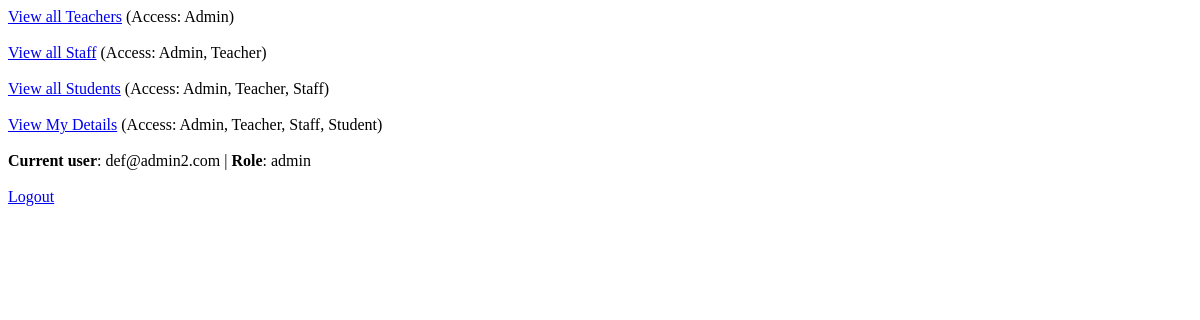
/ (signed in), run on an earlier commit of the app's database.
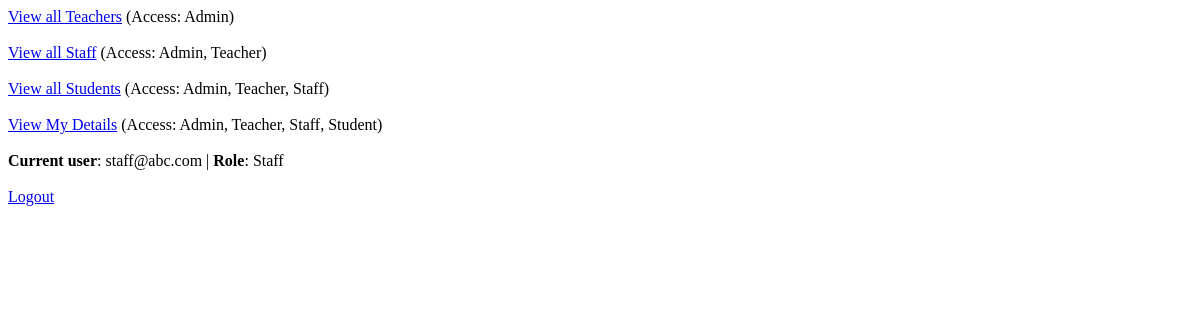
And on a later commit of the database.
### app.py (models this page shows)
class User(db.Model, UserMixin):
    __tablename__ = 'user'
    id = db.Column(db.Integer, autoincrement=True, primary_key=True)
    email = db.Column(db.String, unique=True)
    password = db.Column(db.String(255), nullable=False, server_default='')
    active = db.Column(db.Boolean())
    roles = db.relationship('Role', secondary=roles_users, backref='roled')

class Role(db.Model, RoleMixin):
    __tablename__ = 'role'
    id = db.Column(db.Integer(), primary_key=True)
    name = db.Column(db.String(80), unique=True)

### app.py (the view)
@app.route('/')
def index():
	return render_template("index.html")

### templates/index.html (shortened to what this page needs)
<a href="/teachers">View all Teachers</a> (Access: Admin)<br><br>
<a href="/staff">View all Staff</a> (Access: Admin, Teacher)<br><br>
<a href="/students">View all Students</a> (Access: Admin, Teacher, Staff)<br><br>
<a href="/mydetails">View My Details</a> (Access: Admin, Teacher, Staff, Student)
{% if current_user.is_authenticated %}
	<b>Current user</b>: {{current_user.email}}
	| <b>Role</b>: {% for role in current_user.roles%}
       			 {{role.name}}
   		{% endfor %} <br><br>
	<a href="/logout">Logout</a>
{% else %}
	<a href="/signup">Sign up</a> | <a href="/signin">Sign in</a>
{% endif %}

What changed in the data, as far as the page shows it:
no longer on this page (row edited): Role: name "admin"
changed User: email "def@admin2.com" → "staff@abc.com"
added Role: name "Staff"
